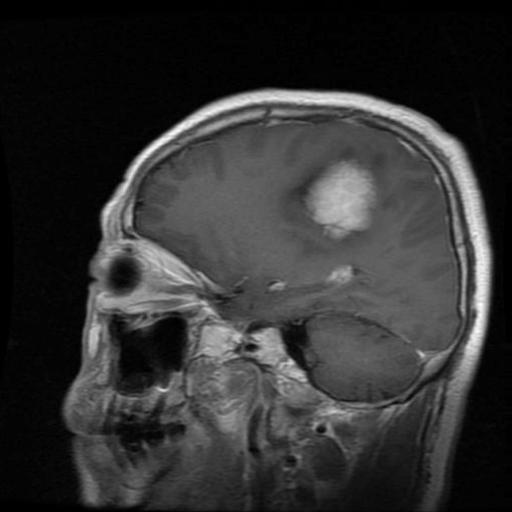
#> input picture Hafta4/photos/meningioma.jpg, 512 x 512 px
$ jupyter execute Filters.ipynb
#> lines starting #> are read from the running program, lines starting #| are printed output that depends on the picture
[cell 1]
from skimage import exposure, io, filters, img_as_float
from skimage.morphology import disk
from skimage import util
import matplotlib.pyplot as plt
# Orijinal Görüntü
img = io.imread('photos/meningioma.jpg', as_gray=True)
#> img is the input picture: shape (512, 512) float64; min 0, max 1, mean 0.198

# Histogram eşitleme
hist_image = exposure.equalize_hist(img)
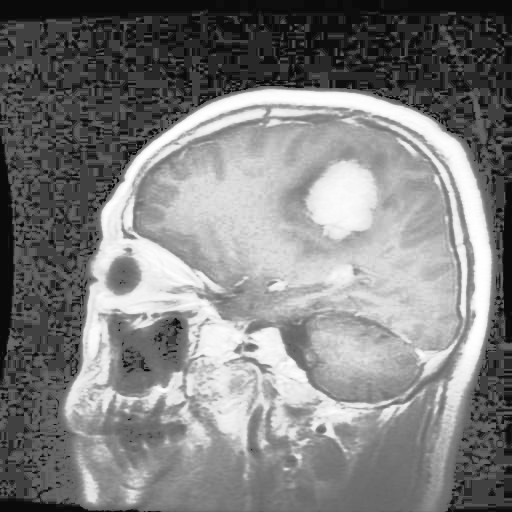
#> hist_image: shape (512, 512) float64; min 0.041, max 1, mean 0.502
# Mean filtresi
kernel = disk(5) # Komşuluk değeri
img_ubyte = util.img_as_ubyte(img) # uint float uyarısı için eklendi
meaned_image = filters.rank.mean(img_ubyte, kernel)
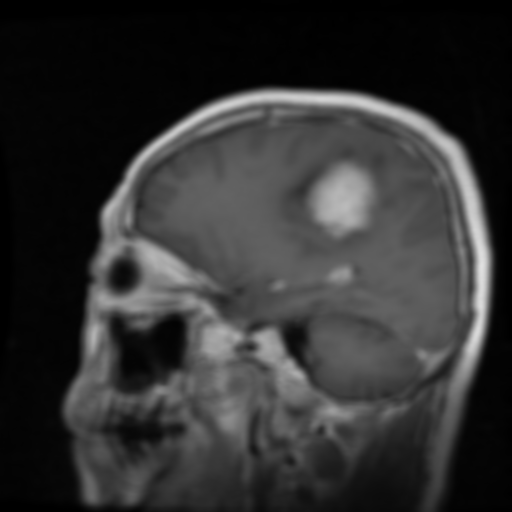
#> meaned_image: shape (512, 512); min 0, max 224, mean 50.1
# Test filtre
# SORU : Histogram eşitlemesi yapılmış görsel ile mean  filtresi uygulanmış görsele işlemler uygulanırsa ne olur
test_filter = 255+((meaned_image*hist_image)*(hist_image**8)-meaned_image)
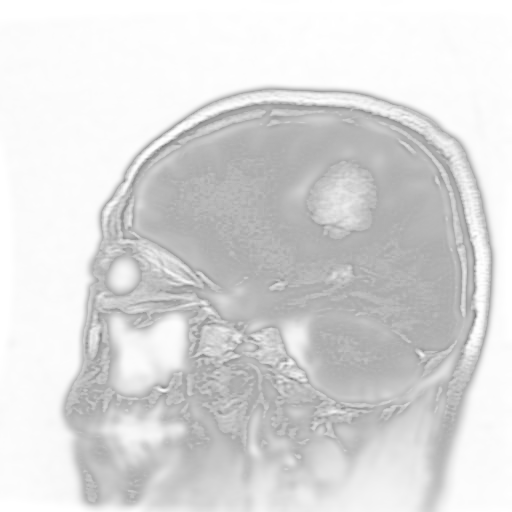
#> test_filter: shape (512, 512) float64; min 129.4, max 255, mean 218.1

fig, axes = plt.subplots(2, 3, figsize=(18, 6))
axes[0,0].imshow(img, cmap='gray'); axes[0,0].set_title('Orijinal')
axes[0,1].imshow(hist_image, cmap='gray'); axes[0,1].set_title('Histogram Eşitleme')
axes[0,2].imshow(meaned_image,cmap='gray');axes[0,2].set_title('Mean Filtresi')
# Yeni filtre denemesi
axes[1,0].imshow(test_filter,cmap='gray');axes[1,0].set_title('Histogram Mean Kombinasyonu')
# SONUÇ : hastalıklı bölge daha net ortaya çıktı
for ax in axes.ravel():
    ax.axis('off')

plt.show()
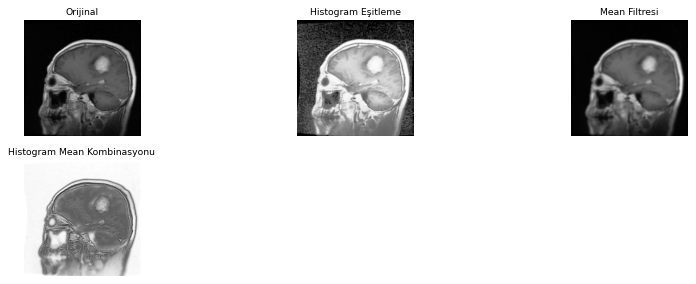
#> figure drawn by matplotlib, 4 panels

[cell 2]
# Projemizde kullanacağımız veri setindeki görüntüler üzerinde çeşitli işlemler yaparak tümörlü bölgelerin daha net ortaya çıkmasını sağlamayı amaçladık
# Yapmış olduğumuz işlemler :
# 1) Görüntü skimage kütüphanesi kullanılarak alınmıştır.
# 2) Alınmış olan görüntünün yeni bir hali üzerinde histogram eşitleme filtresi uygulanmıştır.
# 3) Yine orjinal görüntü üzerinden yeni bir görüntü oluşturulmuş ve mean filtresi uygulanmıştır.
# 4) Elde edilmiş olan 2 yeni görüntü : hist_image, meaned_image olmuştur.
# 5) Daha sonra test amaçlı olarak bu görsel değerleri birbirleriyle çarpılmış,toplanılmış ve kuvveti alınmıştır.
# 6) Bu işlemler denenirken ortaya çıkan sonuçlarda tümörlü bölgenin daha belirgin ortaya çıkması bu yönde ilerlenilmesi için destekleyici olmuştur.
# 7) Deneme yanılma yoluyla farklı farklı kombinasyonlar ile net bir görüntü elde edilmeye çalışılmıştır.
# 8) Belli başlı denemeler yapıldıktan sonra en net sonuç : test_filter = 255+((meaned_image*hist_image)*(hist_image**8)-meaned_image) ile bulunmuştur.
# 9) Oluşturulmuş olan bu yeni görüntüleme sistemi veri seti içerisindeki MENİNGİOMA VE PİTUİTARY sınıfları için tatmin edici sonuçlar vermiş bulunmaktadır.

[cell 3]
#                        MENİNGİOMA İÇİN NET SONUÇ VERİYOR
from skimage import exposure, io, filters, img_as_float
from skimage.morphology import disk
from skimage import util
import matplotlib.pyplot as plt
import numpy as np
# Orijinal Görüntü
img = io.imread('photos/meningioma3.jpg', as_gray=True)
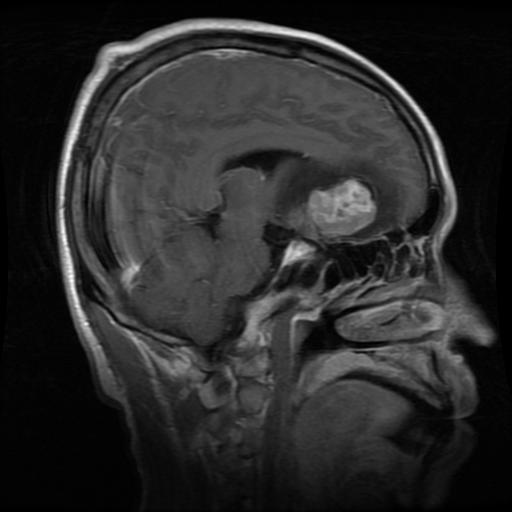
#> input picture Hafta4/photos/meningioma3.jpg, 512 x 512 px
#> img is the input picture: shape (512, 512); min 0, max 255, mean 42.4

# Histogram eşitleme
hist_image = exposure.equalize_hist(img)
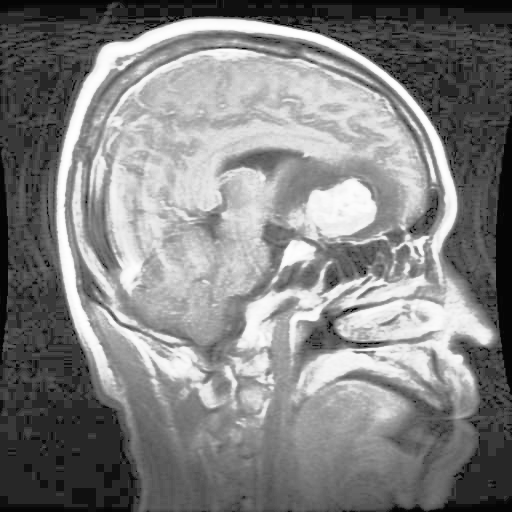
#> hist_image: shape (512, 512) float64; min 0.0222, max 1, mean 0.511
# Mean filtresi
kernel = disk(2) # Komşuluk değeri
img_ubyte = util.img_as_ubyte(img) # uint float uyarısı için eklendi
meaned_image = filters.rank.mean(img_ubyte, kernel)
# Laplacian filtresi
laplacian_image = filters.laplace(img)
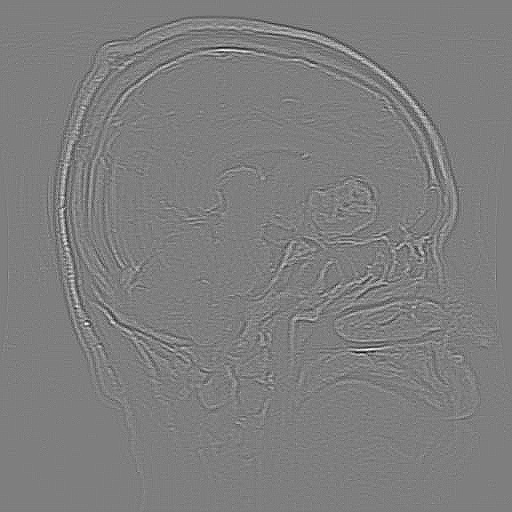
#> laplacian_image: shape (512, 512) float64; min -0.31, max 0.314, mean 9.11e-20; drawn with min black and max white
# Test filtre
# SORU : Histogram eşitlemesi yapılmış görsel ile mean  filtresi uygulanmış görsele işlemler uygulanırsa ne olur
test_filter = 255+((meaned_image*hist_image)*(hist_image**5)-meaned_image)+laplacian_image
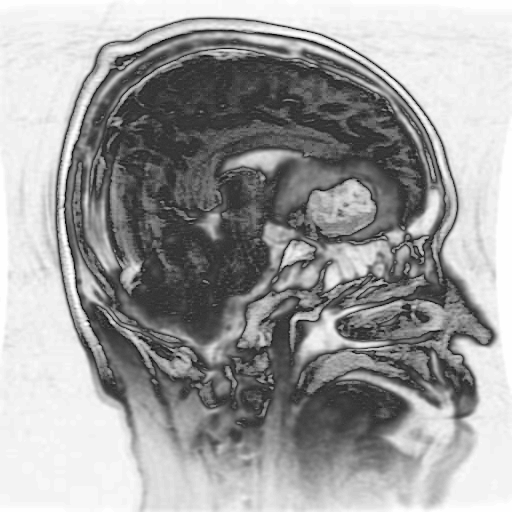
#> test_filter: shape (512, 512) float64; min 181.5, max 255.3, mean 227.4; drawn with min black and max white
test_filter = np.clip(test_filter, 0, 255) # değerler 0 - 255 arasında kalsın
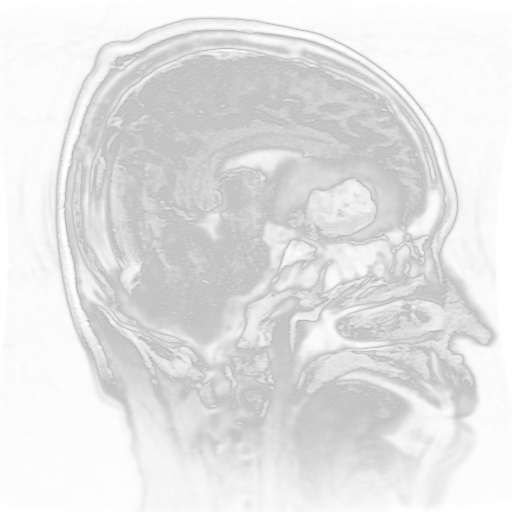
#> test_filter: shape (512, 512) float64; min 181.5, max 255, mean 227.4

fig, axes = plt.subplots(2, 3, figsize=(18, 6))
axes[0,0].imshow(img, cmap='gray'); axes[0,0].set_title('Orijinal')
axes[0,1].imshow(hist_image, cmap='gray'); axes[0,1].set_title('Histogram Eşitleme')
axes[0,2].imshow(meaned_image,cmap='gray');axes[0,2].set_title('Mean Filtresi')
axes[1,0].imshow(meaned_image,cmap='gray');axes[1,0].set_title('Laplacian Filtresi')
# Yeni filtre denemesi
axes[1,1].imshow(test_filter,cmap='gray');axes[1,1].set_title('255+Histogram Mean Kombinasyonu')
# SONUÇ : hastalıklı bölge daha net ortaya çıktı
for ax in axes.ravel():
    ax.axis('off')

plt.show()

[cell 4]
# 10) Bu aşamada halihazırda oluşturulmuş görüntüleme yöntemine laplace kenar filtresini uygulanmıştır.
# 11) Ancak belirgin bir değişiklik gözlenmemiştir. Bu yüzden filtre:  test_filter = 255+((meaned_image*hist_image)*(hist_image**8)-meaned_image) olarak kullanılmaya devam etmiştir.
# 12) Geliştirilmiş olan görüntüleme yönteminin farklı görseller ile de testi gerçekleştirilmiştir.
# 13) Testler sonucunda ise tümörlü bölge tespitinde %90 oranında kolaylık sağlandığı görülmüştür.
# 14) Test çıktıları daha rahat görüntülenmesi adına bir sonraki hücrede gösterilmiştir.

[cell 5]
import os
from skimage import exposure, io, filters, util
from skimage.morphology import disk
import matplotlib.pyplot as plt
import numpy as np


def filter_image(img_name):
#> called with img_name = 'meningioma.jpg'
    img_path = f"photos/{img_name}"
    img = io.imread(img_path, as_gray=True)

    hist_image = exposure.equalize_hist(img)

    kernel = disk(2)
    img_ubyte = util.img_as_ubyte(img)
    meaned_image = filters.rank.mean(img_ubyte, kernel)
    test_filter = 255 + ((meaned_image * hist_image) * (hist_image**8) - meaned_image)
    test_filter = np.clip(test_filter, 0, 255)

    return img, test_filter

image_files = ['meningioma.jpg', 'meningioma2.jpg', 'meningioma3.jpg','meningioma4.jpg','meningioma5.jpg','meningioma6.jpg','pituitary.jpg','pituitary2.jpg','pituitary3.jpg']

n = len(image_files)
fig, axes = plt.subplots(n, 2, figsize=(6, 5 * n))

if n == 1: axes = np.expand_dims(axes, axis=0)

for i, file_path in enumerate(image_files):
    try:
        orig, filtered = filter_image(file_path)

        axes[i, 0].imshow(orig, cmap='gray')
        axes[i, 0].set_title(f'Orijinal: {file_path}')
        axes[i, 0].axis('off')

        axes[i, 1].imshow(filtered, cmap='gray')
        axes[i, 1].set_title(f'Filtrelenmiş: {file_path}')
        axes[i, 1].axis('off')

    except Exception as e:
        print(f"{file_path} işlenirken hata oluştu: {e}")
#> pass 2 of the loop `for i, file_path in enumerate(image_files):`:
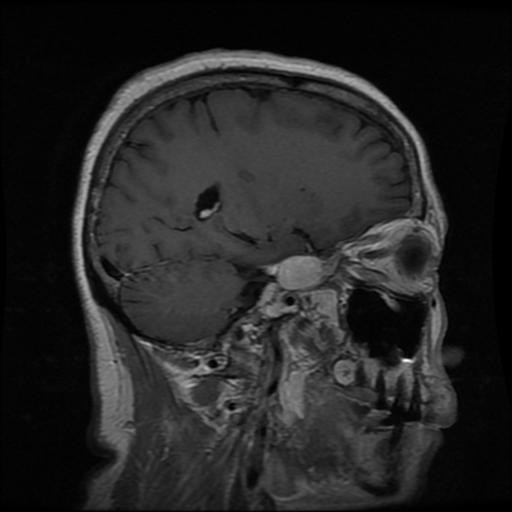
#> input picture Hafta4/meningioma2.jpg, 512 x 512 px, found by its file name
#> in filter_image, img is the input picture: shape (512, 512); min 0, max 254, mean 36.7
#> in filter_image (call 2), `hist_image = exposure.equalize_hist(img)`:
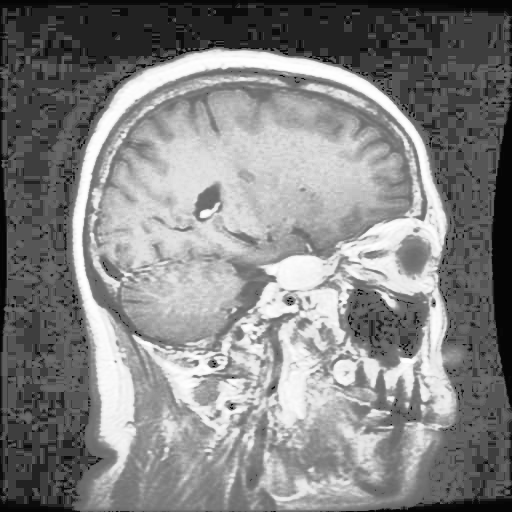
#> hist_image: shape (512, 512) float64; min 0.023, max 1, mean 0.518
#> in filter_image (call 2), `test_filter = 255 + ((meaned_image * hist_image) * (hist_image**8) - m..`:
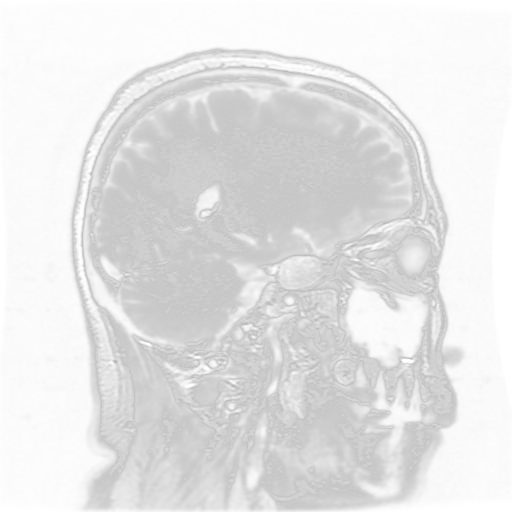
#> test_filter: shape (512, 512) float64; min 178.9, max 255, mean 228.4

plt.tight_layout()
plt.show()
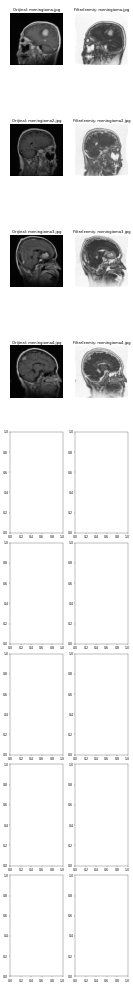
#> figure drawn by matplotlib, 8 panels
